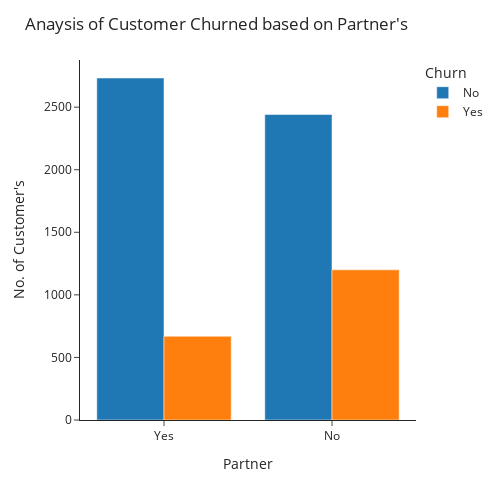

Source (notebook cell):
### Markdown cell above
<font size=5><p style="color:purple">Analysis of Churned Customer based on Relationship<font size=2>
> <b><p style="color:#9C9DA1"> Conclusion :</b> 50% of customers who don't have partner churned.

### Code cell
x1 = pd.DataFrame(df.groupby(['Churn', 'Partner']).ID.count())
x1.reset_index(inplace = True)
x1.rename(columns = {'ID' : 'count'}, inplace = True)

fig = px.bar(x1, x = 'Partner', y = 'count', color = 'Churn', barmode="group", template='simple_white',
            category_orders={ # replaces default order by column name
                "Partner": ["Yes", "No"]})

fig.update_layout(height = 500,
                  width = 500,
                  title='Anaysis of Customer Churned based on Partner\'s',
                  xaxis_title = 'Partner',
                  yaxis_title = 'No. of Customer\'s')

fig.update_traces(hovertemplate="<br>".join([
        "Partner : %{x}",
        "No. of Customers : %{y}"]))
fig.show()

### Figure 1 — Plotly figure (JSON) as saved in the notebook; plotly's stock layout.template omitted (floating-point values rounded to 4 significant figures)
{"data": [{"alignmentgroup": "True", "hovertemplate": "Partner : %{x}<br>No. of Customers : %{y}", "legendgroup": "No", "marker": {"color": "#1F77B4", "pattern": {"shape": ""}}, "name": "No", "offsetgroup": "No", "orientation": "v", "showlegend": true, "textposition": "auto", "type": "bar", "x": ["No", "Yes"], "xaxis": "x", "y": [2441, 2733], "yaxis": "y"}, {"alignmentgroup": "True", "hovertemplate": "Partner : %{x}<br>No. of Customers : %{y}", "legendgroup": "Yes", "marker": {"color": "#FF7F0E", "pattern": {"shape": ""}}, "name": "Yes", "offsetgroup": "Yes", "orientation": "v", "showlegend": true, "textposition": "auto", "type": "bar", "x": ["No", "Yes"], "xaxis": "x", "y": [1200, 669], "yaxis": "y"}], "layout": {"barmode": "group", "height": 500, "legend": {"title": {"text": "Churn"}, "tracegroupgap": 0}, "margin": {"t": 60}, "title": {"text": "Anaysis of Customer Churned based on Partner's"}, "width": 500, "xaxis": {"anchor": "y", "categoryarray": ["Yes", "No"], "categoryorder": "array", "domain": [0, 1], "title": {"text": "Partner"}}, "yaxis": {"anchor": "x", "domain": [0, 1], "title": {"text": "No. of Customer's"}}}}
